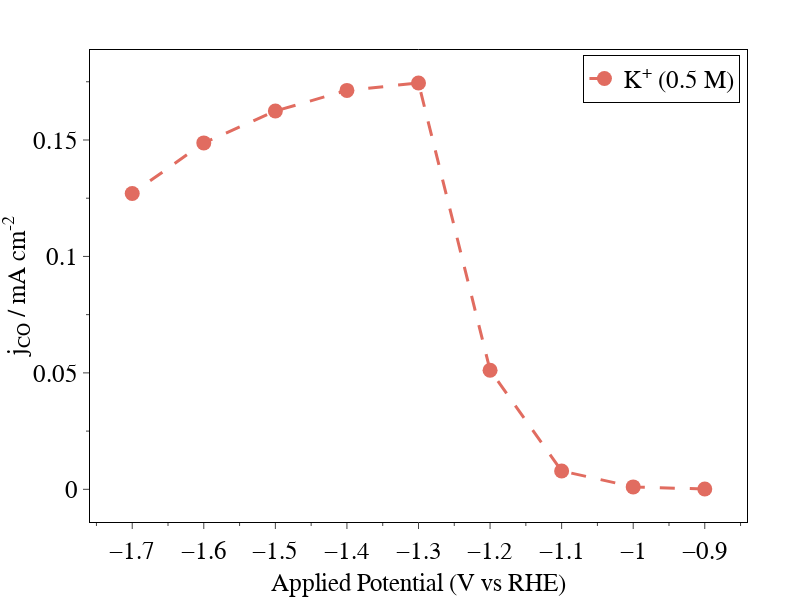

Write notebook code for a chart like this one.
### Code cell
fig = px.scatter(df, x='V vs RHE', y='J CO',hover_data={'index': (df.index)},color= df.index,color_discrete_map=color_dict)

fig.update_traces(line=dict(dash='longdash',width=3),
                  marker=dict(size=15),mode='lines+markers')

fig.update_layout(
    width=797,
    height=597,
    showlegend=True,
    # title=dict(
    #      text='Ethylene',
    #      x=0.5,
    #      font_size=25),
    legend=dict(
     bordercolor='black', 
     borderwidth=1,
     title='',
     yanchor="top",
     y=0.99,
     xanchor="right",
     font_size=25,
     x=0.99),
    font=dict(family="Arial", color="black"),
    hoverlabel={"namelength": -1},
     margin=dict(
         l=0,
         r=50,
         b=0,
         t=50,
     ),
    paper_bgcolor="white",
    plot_bgcolor="white",
    xaxis=dict(
        title=rf'Applied Potential (V vs RHE)',
        title_font_size=25,
        showline=True,
        #linewidth=3,
        linecolor="black",
        mirror=True,
        showgrid=False,
        zeroline=False,
        #gridcolor="rgba(0,0,0,0.3)",
        ticks="outside",
        tickfont_size=25,
        #tickformat="d",
        #range=[-1.2,-0.2],
        #tick0=0.5,
        minor=dict(ticklen=3,dtick=0.05),
        # dtick=0.2,
        #tickwidth=3,
        ticklen=6,
    ),
    yaxis=dict(
        title=rf'j<sub>CO</sub> / mA cm<sup>-2</sup>',
        title_font=dict(size=25),
        showline=True,
        #linewidth=3,
        linecolor="black",
        mirror=True,
        showgrid=False,
        zeroline=False,
        #gridcolor="rgba(0,0,0,0.3)",
        ticks="outside",
        tickfont_size=25,
        #tickformat="d",
        #tick0=0.5,
        minor=dict(ticklen=3,dtick=0.025),
        # dtick=0.4,
        #range=[-6,-2.5],
        #tickwidth=3,
        ticklen=6,
    ),
)

fig.write_image('j_U_conc_0.5.png',scale=5)
fig.show()

### Figure 1 — Plotly figure (JSON) as saved in the notebook; plotly's stock layout.template omitted (floating-point values rounded to 4 significant figures)
{"data": [{"customdata": [["K<sup>+</sup> (0.5 M)"], ["K<sup>+</sup> (0.5 M)"], ["K<sup>+</sup> (0.5 M)"], ["K<sup>+</sup> (0.5 M)"], ["K<sup>+</sup> (0.5 M)"], ["K<sup>+</sup> (0.5 M)"], ["K<sup>+</sup> (0.5 M)"], ["K<sup>+</sup> (0.5 M)"], ["K<sup>+</sup> (0.5 M)"]], "hovertemplate": "index=%{customdata[0]}<br>V vs RHE=%{x}<br>J CO=%{y}<extra></extra>", "legendgroup": "K<sup>+</sup> (0.5 M)", "line": {"dash": "longdash", "width": 3}, "marker": {"color": "#e16c60", "size": 15, "symbol": "circle"}, "mode": "lines+markers", "name": "K<sup>+</sup> (0.5 M)", "orientation": "v", "showlegend": true, "type": "scatter", "x": [-0.9, -1, -1.1, -1.2, -1.3, -1.4, -1.5, -1.6, -1.7], "xaxis": "x", "y": [0.0001272, 0.001037, 0.007895, 0.05115, 0.1745, 0.1713, 0.1624, 0.1487, 0.127], "yaxis": "y"}], "layout": {"font": {"color": "black", "family": "Arial"}, "height": 597, "hoverlabel": {"namelength": -1}, "legend": {"bordercolor": "black", "borderwidth": 1, "font": {"size": 25}, "title": {"text": ""}, "tracegroupgap": 0, "x": 0.99, "xanchor": "right", "y": 0.99, "yanchor": "top"}, "margin": {"b": 0, "l": 0, "r": 50, "t": 50}, "paper_bgcolor": "white", "plot_bgcolor": "white", "showlegend": true, "width": 797, "xaxis": {"anchor": "y", "domain": [0, 1], "linecolor": "black", "minor": {"dtick": 0.05, "ticklen": 3}, "mirror": true, "showgrid": false, "showline": true, "tickfont": {"size": 25}, "ticklen": 6, "ticks": "outside", "title": {"font": {"size": 25}, "text": "Applied Potential (V vs RHE)"}, "zeroline": false}, "yaxis": {"anchor": "x", "domain": [0, 1], "linecolor": "black", "minor": {"dtick": 0.025, "ticklen": 3}, "mirror": true, "showgrid": false, "showline": true, "tickfont": {"size": 25}, "ticklen": 6, "ticks": "outside", "title": {"font": {"size": 25}, "text": "j<sub>CO</sub> / mA cm<sup>-2</sup>"}, "zeroline": false}}}
